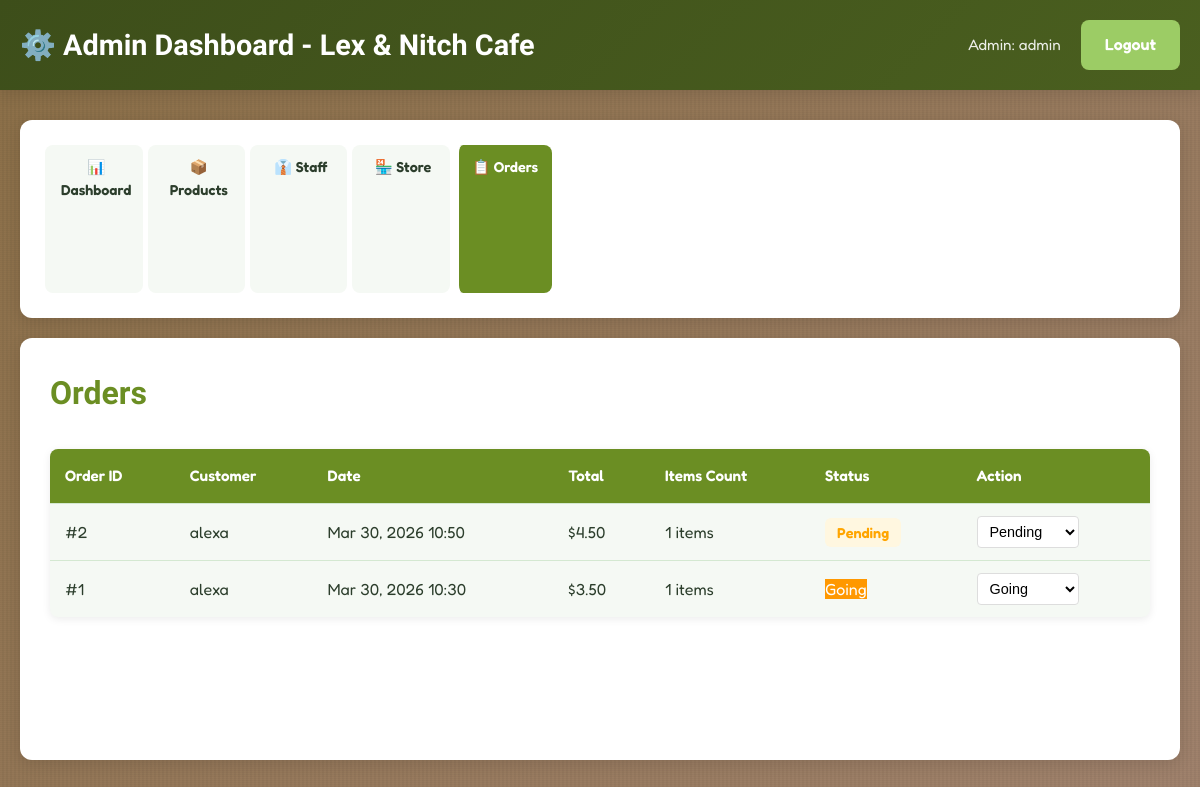
/index.php?page=admin_dashboard&tab=orders (signed in), run on the app's committed database.
### tables this page shows
CREATE TABLE IF NOT EXISTS orders (
    id INT PRIMARY KEY AUTO_INCREMENT,
    user_id INT,
    guest_name VARCHAR(255),
    guest_address TEXT,
    delivery_date DATE,
    delivery_time VARCHAR(50),
    total DECIMAL(10, 2),
    status ENUM('pending', 'going', 'ongoing', 'delivered', 'cancelled') DEFAULT 'pending',
    date TIMESTAMP DEFAULT CURRENT_TIMESTAMP,
    FOREIGN KEY (user_id) REFERENCES users(id) ON DELETE SET NULL
);

### database.php (called while the page is built, shortened)
<?php
$conn = new mysqli(DB_HOST, DB_USER, DB_PASSWORD, DB_NAME);
$conn->set_charset("utf8");
function getAllOrders() {
    global $conn;
    $result = $conn->query("SELECT * FROM orders ORDER BY date DESC");
    $orders = [];
    if ($result && $result->num_rows > 0) {
        while($row = $result->fetch_assoc()) {
            $items_result = $conn->query("SELECT * FROM order_items WHERE order_id = " . $row['id']);
            $row['items'] = [];
            if ($items_result && $items_result->num_rows > 0) {
                while($item = $items_result->fetch_assoc()) {
                    $row['items'][] = $item;
                }
            }
            $orders[] = $row;
        }
    }
    return $orders;
}
?>

### admin_dashboard.php (the view, shortened to what this page needs)
<?php
require_once 'database.php';
$current_tab = $_GET['tab'] ?? 'dashboard';
$products = getAllProducts();
$orders = getAllOrders();
$staff = getAllStaff();
$total_orders = count($orders);
$total_revenue = 0;
foreach ($orders as $order) {
    $total_revenue += $order['total'] ?? 0;
}
$pending_orders = count(array_filter($orders, function($o) { return $o['status'] === 'pending'; }));
$total_staff = count($staff);
$total_inventory_value = 0;
foreach ($products as $p) {
    $total_inventory_value += $p['price'];
}
$categories = ['coffee' => 0, 'cookies' => 0, 'pastries' => 0, 'desserts' => 0];
foreach ($products as $p) {
    if (isset($categories[$p['category']])) {
        $categories[$p['category']]++;
    }
}
?>
<!DOCTYPE html>
<html lang="en">
<head>
    <link rel="stylesheet" href="styles.css">
    <link rel="stylesheet" href="https://cdnjs.cloudflare.com/ajax/libs/font-awesome/6.4.0/css/all.min.css">
</head>
<body>
    <nav class="navbar admin-navbar">
        <div class="nav-container">
            <h1 class="logo">⚙️ Admin Dashboard - Lex & Nitch Cafe</h1>
            <div class="nav-right">
                <span class="user-greeting">Admin: <?php echo htmlspecialchars($_SESSION['username']); ?></span>
                <a href="index.php?action=logout" class="btn btn-secondary">Logout</a>
            </div>
        </div>
    </nav>
    <div class="admin-container">
        <aside class="admin-sidebar">
            <nav class="admin-nav">
                <a href="?page=admin_dashboard&tab=dashboard" class="admin-link <?php echo $current_tab === 'dashboard' ? 'active' : ''; ?>">📊 Dashboard</a>
                <a href="?page=admin_dashboard&tab=products" class="admin-link <?php echo $current_tab === 'products' ? 'active' : ''; ?>">📦 Products</a>
                <a href="?page=admin_dashboard&tab=staff" class="admin-link <?php echo $current_tab === 'staff' ? 'active' : ''; ?>">👔 Staff</a>
                <a href="?page=admin_dashboard&tab=store" class="admin-link <?php echo $current_tab === 'store' ? 'active' : ''; ?>">🏪 Store</a>
                <a href="?page=admin_dashboard&tab=orders" class="admin-link <?php echo $current_tab === 'orders' ? 'active' : ''; ?>">📋 Orders</a>
            </nav>
        </aside>
        <main class="admin-content">
            <?php if ($current_tab === 'dashboard'): ?>
                <h1>Dashboard</h1>
                <div class="stats-grid">
                                        <div class="stat-card">
                                            <h3>Total Inventory Value</h3>
                                            <p class="stat-number">$<?php echo number_format($total_inventory_value, 2); ?></p>
                                            <p class="stat-label">Sum of all product prices</p>
                                        </div>
                    <div class="stat-card">
                        <h3>Total Orders</h3>
                        <p class="stat-number"><?php echo $total_orders; ?></p>
                        <p class="stat-label">All Time</p>
                    </div>
                    <div class="stat-card">
                        <h3>Total Revenue</h3>
                        <p class="stat-number">$<?php echo number_format($total_revenue, 2); ?></p>
                        <p class="stat-label">From All Orders</p>
                    </div>
                    <div class="stat-card">
                        <h3>Pending Orders</h3>
                        <p class="stat-number"><?php echo $pending_orders; ?></p>
                        <p class="stat-label">Waiting to be processed</p>
                    </div>
                    <div class="stat-card">
                        <h3>Staff Members</h3>
                        <p class="stat-number"><?php echo $total_staff; ?></p>
                        <p class="stat-label">Total Employees</p>
                    </div>
                    <div class="stat-card">
                        <h3>Products</h3>
                        <p class="stat-number"><?php echo count($products); ?></p>
                        <p class="stat-label">In Inventory</p>
                    </div>
                </div>
                <h2>Product Categories</h2>
                <div class="category-stats">
                    <?php foreach ($categories as $cat => $count): ?>
                        <div class="category-stat">
                            <strong><?php echo ucfirst($cat); ?>:</strong> <?php echo $count; ?> products
                        </div>
                    <?php endforeach; ?>
                </div>
            <?php elseif ($current_tab === 'orders'): ?>
                <h1>Orders</h1>
                <?php if (empty($orders)): ?>
                    <p class="no-data">No orders yet!</p>
                <?php else: ?>
                    <table class="orders-table">
                        <thead>
                            <tr>
                                <th>Order ID</th>
                                <th>Customer</th>
                                <th>Date</th>
                                <th>Total</th>
                                <th>Items Count</th>
                                <th>Status</th>
                                <th>Action</th>
                            </tr>
                        </thead>
                        <tbody>
                            <?php foreach ($orders as $order): ?>
                                <tr>
                                    <td>#<?php echo $order['id']; ?></td>
                                    <td>
                                        <?php
                                        if (!empty($order['guest_name'])) {
                                            echo htmlspecialchars($order['guest_name']);
                                        } else {
                                            echo 'Guest';
                                        }
                                        ?>
                                    </td>
                                    <td><?php echo date('M d, Y H:i', strtotime($order['date'])); ?></td>
                                    <td>$<?php echo number_format($order['total'], 2); ?></td>
                                    <td><?php echo count($order['items']); ?> items</td>
                                    <td>
                                        <span class="status-<?php echo $order['status']; ?>"><?php echo ucfirst($order['status']); ?></span>
                                    </td>
                                    <td>
                                        <form method="POST" class="inline-form">
                                            <select name="status" onchange="this.form.submit()" class="status-select">
                                                <option value="pending" <?php echo $order['status'] == 'pending' ? 'selected' : ''; ?>>Pending</option>
                                                <option value="going" <?php echo $order['status'] == 'going' ? 'selected' : ''; ?>>Going</option>
                                            </select>
                                        </form>
                                    </td>
                                </tr>
                            <?php endforeach; ?>
                        </tbody>
                    </table>
                <?php endif; ?>
            <?php endif; ?>
        </main>
    </div>
</body>
</html>

### styles.css (style rules this page uses)
* { margin: 0; padding: 0; box-sizing: border-box; }
:root { --primary-color: #6B8E23; --secondary-color: #9CCC65; --accent-color: #8D6E63; --text-dark: #2C3E2C; --text-light: #5D6B5A; --bg-light: #F5F9F4; --bg-white: #FFFFFF; --success-color: #7CB342; --error-color: #D32F2F; --border-color: #D4E8D1; --shadow: 0 4px 15px rgba(0, 0, 0, 0.1); --shadow-lg: 0 8px 25px rgba(0, 0, 0, 0.15); }
body { font-family: 'Fredoka', 'Comfortaa', sans-serif; background: linear-gradient(135deg, #8B6F47 0%, #A0826D 100%); background-attachment: fixed; color: var(--text-dark); line-height: 1.6; min-height: 100vh; position: relative; margin: 0; padding: 0; }
h1, h2, h3, h4, h5, h6 { font-family: 'Comfortaa', 'Fredoka', sans-serif; font-weight: 700; }
body::before { content: ''; position: fixed; top: 0; left: 0; right: 0; bottom: 0; background-image: repeating-linear-gradient( 90deg, transparent, transparent 2px, rgba(0, 0, 0, 0.03) 2px, rgba(0, 0, 0, 0.03) 4px ), repeating-linear-gradient( 0deg, transparent, transparent 1px, rgba(0, 0, 0, 0.02) 1px, rgba(0, 0, 0, 0.02) 2px ); pointer-events: none; z-index: -1; }
.btn { padding: 12px 24px; border: none; border-radius: 8px; font-size: 1em; font-weight: 600; cursor: pointer; transition: all 0.3s ease; text-decoration: none; display: inline-block; text-align: center; }
.btn-secondary { background: var(--secondary-color); color: white; }
.navbar { background: linear-gradient(135deg, #4A5F1F, #556B2F); color: white; padding: 20px 0; box-shadow: var(--shadow); position: sticky; top: 0; z-index: 100; }
.navbar.admin-navbar { background: linear-gradient(135deg, #3D4E1A, #4A5F1F); }
.nav-container { max-width: 1400px; margin: 0 auto; padding: 0 20px; display: flex; justify-content: space-between; align-items: center; }
.logo { font-size: 1.8em; font-weight: bold; margin: 0; font-family: 'Comfortaa', 'Fredoka', sans-serif; }
.nav-right { display: flex; gap: 20px; align-items: center; }
.user-greeting { font-size: 0.95em; opacity: 0.9; }
.admin-container { display: grid; grid-template-columns: 250px 1fr; gap: 20px; max-width: 1400px; margin: 0 auto; padding: 30px 20px; min-height: calc(100vh - 100px); }
.admin-sidebar { background: var(--bg-white); border-radius: 12px; padding: 25px; box-shadow: var(--shadow); height: fit-content; position: sticky; top: 100px; animation: slideInLeft 0.6s ease-out; }
.admin-nav { display: flex; flex-direction: column; gap: 10px; }
.admin-link { display: block; padding: 12px 16px; background: var(--bg-light); border-left: 4px solid transparent; border-radius: 8px; color: var(--text-dark); text-decoration: none; font-weight: 600; transition: all 0.3s ease; }
.admin-link.active { background: var(--primary-color); color: white; border-left-color: white; }
.admin-content { background: var(--bg-white); border-radius: 12px; padding: 30px; box-shadow: var(--shadow); animation: fadeIn 0.6s ease-out; }
.admin-content h1 { color: var(--primary-color); margin-bottom: 30px; font-size: 2em; }
.products-table, .orders-table, .users-table { width: 100%; border-collapse: collapse; margin-bottom: 30px; background: var(--bg-light); border-radius: 8px; overflow: hidden; box-shadow: 0 2px 8px rgba(0, 0, 0, 0.08); }
.products-table thead, .orders-table thead, .users-table thead { background: var(--primary-color); color: white; }
.products-table th, .orders-table th, .users-table th { padding: 15px; text-align: left; font-weight: 600; font-size: 0.95em; }
.products-table td, .orders-table td, .users-table td { padding: 12px 15px; border-top: 1px solid var(--border-color); }
.status-pending { background: #FFF7E0; color: #FFA500; padding: 6px 12px; border-radius: 6px; font-weight: 600; font-size: 0.9em; }
@media (max-width: 1200px) { .admin-container { grid-template-columns: 1fr; } }
@media (max-width: 1200px) { .admin-sidebar { display: flex; gap: 10px; flex-direction: row; width: 100%; height: auto; position: relative; top: 0; } }
@media (max-width: 1200px) { .admin-nav { flex-direction: row; gap: 5px; } }
@media (max-width: 1200px) { .admin-link { padding: 10px 12px; font-size: 0.9em; flex: 1; text-align: center; } }
* { transition: background-color 0.3s ease, color 0.3s ease; }
button, a { transition: all 0.3s ease; }
.inline-form { display: inline; }
.status-going { background-color: #FF9800; color: white; }
.status-select { padding: 6px 8px; border: 1px solid #ddd; border-radius: 4px; font-size: 0.9em; cursor: pointer; background-color: white; transition: border-color 0.3s; }

### data on the page
orders: id "2", guest_name "alexa", date "Mar 30, 2026 10:50", total "4.50", count($order['items']) "1", status "Pending"
orders: id "1", guest_name "alexa", date "Mar 30, 2026 10:30", total "3.50", count($order['items']) "1", status "Going"

### other printed values
$_SESSION['username'] "admin"
